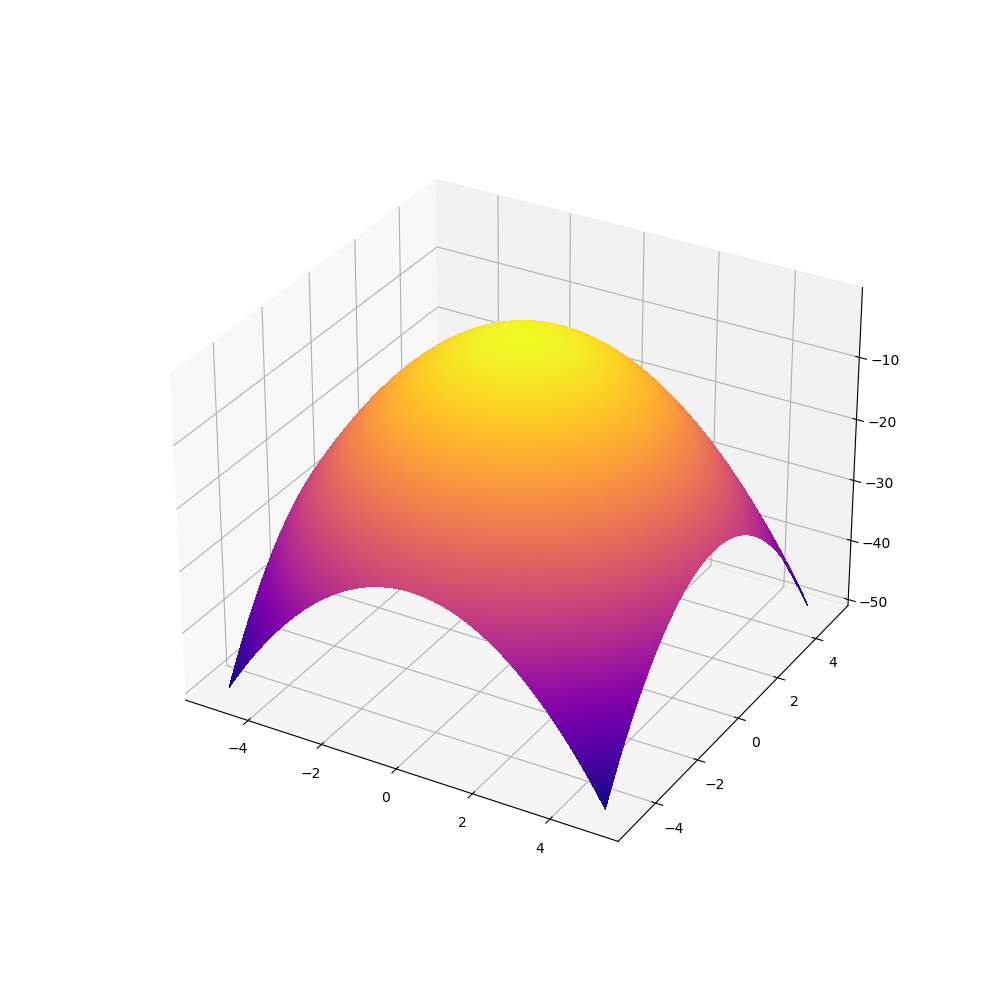

The script that saved this image:
import logging
import numpy as np
from matplotlib import pyplot as plt
from matplotlib import cm

def sphere(x):
    """NumPy sphere test function"""
    return -np.sum(x**2, axis=0)

N_POINTS = 200
r = np.linspace(-5, 5, N_POINTS)

x = np.array(np.meshgrid(r, r))
z = sphere(x)
plt.figure(figsize=(10, 10))
ax = plt.axes(projection="3d")
ax.plot_surface(*np.meshgrid(r, r), z, rstride=1, cstride=1, cmap=cm.plasma, linewidth=0, antialiased=False)
plt.savefig("sphere.png")


# inizializza un punto randomico che è almeno nel dominio della sfera 
# stabilisci un tempo massimo di simulazione
# fagli fare dei movimenti randomici inizialmente con un passo abbastanza alto
# se sono possibili vai avanti altrimenti torna indietro
# se la sfera generata dalle nuove coordinate è minore di quella prima salvata come top
# aggiorna la variabile top e inizia a muoverti da lì
# aumenta sempre il tempo
# quando esce da questo ciclo while 
# fallo entrare in un altro in cui valuti la z della sfera
# fin quando i movimenti sono ammissibili 
# controlla la z della sfera che ottieni e quella della sfera(top)
# se la z nuova è minore della sfera(top)
# aggiorna top

np.random.seed(42)

x = np.random.uniform(-5,5)
y = np.random.uniform(-5,5)
first_point = np.array([x,y])
top = first_point
z = sphere(top)

print(z)
time = 0
while time < 250:
    check = False
    while check == False:
        x1, y1 = np.random.uniform(-2,2), np.random.uniform(-2,2)
        move = np.array([x1,y1])
        movement = top + move 
        if movement[0] > -5 and movement[1] < 5:
            check = True
    if sphere(top) < sphere(movement):
        top = movement
    time = time + 1

print(f"z = {sphere(top)}\ntime: {time}")


